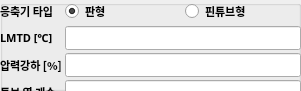
    <widget class="QGroupBox" name="cond_group">
     <property name="geometry">
      <rect>
       <x>720</x>
       <y>170</y>
       <width>301</width>
       <height>91</height>
      </rect>
     </property>
     <property name="styleSheet">
      <string notr="true"/>
     </property>
     <property name="title">
      <string/>
     </property>
     <widget class="QWidget" name="formLayoutWidget_10">
      <property name="geometry">
       <rect>
        <x>0</x>
        <y>0</y>
        <width>301</width>
        <height>111</height>
       </rect>
      </property>
      <layout class="QFormLayout" name="formLayout_16">
       <property name="horizontalSpacing">
        <number>3</number>
       </property>
       <property name="verticalSpacing">
        <number>3</number>
       </property>
       <property name="leftMargin">
        <number>0</number>
       </property>
       <property name="topMargin">
        <number>0</number>
       </property>
       <property name="rightMargin">
        <number>0</number>
       </property>
       <property name="bottomMargin">
        <number>0</number>
       </property>
       <item row="0" column="0">
        <widget class="QLabel" name="cond_type_label">
         <property name="font">
          <font>
           <family>굴림</family>
           <pointsize>8</pointsize>
           <weight>75</weight>
           <bold>true</bold>
          </font>
         </property>
         <property name="text">
          <string>응축기 타입</string>
         </property>
        </widget>
       </item>
       <item row="0" column="1">
        <layout class="QHBoxLayout" name="horizontalLayout_9">
         <item>
          <widget class="QRadioButton" name="cond_phe_radio">
           <property name="font">
            <font>
             <family>굴림</family>
             <pointsize>8</pointsize>
             <weight>75</weight>
             <bold>true</bold>
            </font>
           </property>
           <property name="text">
            <string>판형</string>
           </property>
           <property name="checked">
            <bool>true</bool>
           </property>
          </widget>
         </item>
         <item>
          <widget class="QRadioButton" name="cond_fthe_radio">
           <property name="font">
            <font>
             <family>굴림</family>
             <pointsize>8</pointsize>
             <weight>75</weight>
             <bold>true</bold>
            </font>
           </property>
           <property name="text">
            <string>핀튜브형</string>
           </property>
           <property name="checked">
            <bool>false</bool>
           </property>
          </widget>
         </item>
        </layout>
       </item>
       <item row="1" column="0">
        <widget class="QLabel" name="cond_T_pp_label">
         <property name="font">
          <font>
           <family>굴림</family>
           <pointsize>8</pointsize>
           <weight>75</weight>
           <bold>true</bold>
          </font>
         </property>
         <property name="text">
          <string>LMTD [℃]</string>
         </property>
        </widget>
       </item>
       <item row="1" column="1">
        <widget class="QLineEdit" name="cond_T_pp_edit">
         <property name="enabled">
          <bool>true</bool>
         </property>
         <property name="font">
          <font>
           <family>HY견고딕</family>
           <pointsize>8</pointsize>
           <weight>50</weight>
           <bold>false</bold>
          </font>
         </property>
         <property name="focusPolicy">
          <enum>Qt::StrongFocus</enum>
         </property>
         <property name="styleSheet">
          <string notr="true">border-color: rgb(255, 255, 255);</string>
         </property>
         <property name="text">
          <string/>
         </property>
        </widget>
       </item>
       <item row="2" column="0">
        <widget class="QLabel" name="cond_dp_label">
         <property name="font">
          <font>
           <family>굴림</family>
           <pointsize>8</pointsize>
           <weight>75</weight>
           <bold>true</bold>
          </font>
         </property>
         <property name="text">
          <string>압력강하 [%]</string>
         </property>
        </widget>
       </item>
       <item row="2" column="1">
        <widget class="QLineEdit" name="cond_dp_edit">
         <property name="enabled">
          <bool>true</bool>
         </property>
         <property name="font">
          <font>
           <family>HY견고딕</family>
           <pointsize>8</pointsize>
           <weight>50</weight>
           <bold>false</bold>
          </font>
         </property>
         <property name="focusPolicy">
          <enum>Qt::StrongFocus</enum>
         </property>
         <property name="styleSheet">
          <string notr="true">border-color: rgb(255, 255, 255);</string>
         </property>
         <property name="text">
          <string/>
         </property>
        </widget>
       </item>
       <item row="3" column="0">
        <widget class="QLabel" name="cond_N_row_label">
         <property name="font">
          <font>
           <family>굴림</family>
           <pointsize>8</pointsize>
           <weight>75</weight>
           <bold>true</bold>
          </font>
         </property>
         <property name="text">
          <string>튜브 열 개수</string>
         </property>
        </widget>
       </item>
       <item row="3" column="1">
        <widget class="QLineEdit" name="cond_N_row_edit">
         <property name="enabled">
          <bool>true</bool>
         </property>
         <property name="font">
          <font>
           <family>HY견고딕</family>
           <pointsize>8</pointsize>
           <weight>50</weight>
           <bold>false</bold>
          </font>
         </property>
         <property name="focusPolicy">
          <enum>Qt::StrongFocus</enum>
         </property>
         <property name="styleSheet">
          <string notr="true">border-color: rgb(255, 255, 255);</string>
         </property>
         <property name="text">
          <string/>
         </property>
        </widget>
       </item>
      </layout>
     </widget>
    </widget>
